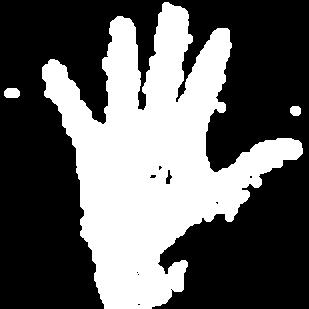
%> input picture images/feature-eval-images/105videoIm.jpg, 309 x 309 px; its folder holds only this picture in this run
$ octave saveFeatures.m   (GNU Octave 9; MATLAB toolbox functions it lacks are replaced by stand-ins)
%> lines starting %> are read from the running program, lines starting %| are printed output that depends on the picture; in (x1, y1, x2, y2) boxes, pixels count from 0 and x2, y2 are one past the last pixel; in counts of white or black regions, pixels touching at a corner belong together; the program's own positions count from 1
### lib/feature_extraction/ReadImageFeatures.m
function [features, key] = ReadImageFeatures(imageDirPath, nFeatures)
%> called with imageDirPath = './images/feature-eval-images/', nFeatures = 10

  % Read and sort key table (assumed to exist in 'imageDirPath')
  key_fileID = fopen(strcat(imageDirPath, 'keytable.txt'), 'r');
  tmpKey = textscan(key_fileID,'%s\t%d','CommentStyle','%');
  fclose(key_fileID);
  [~, idx] = sort(tmpKey{1});
  key = tmpKey{2}(idx);

  % Initialize image read loop
  files = dir(strcat(imageDirPath,'*.jpg'));
  nFiles = length(files);
  features = zeros(nFiles,nFeatures);

  % Loop over all image files in 'imageDirPath'
  for iFile = 1:nFiles
    % Read image from file and convert to logical
    filename = strcat(imageDirPath, files(iFile).name);
    binaryImg = im2bw(imread(filename));
%> binaryImg: size 309x309 logical; 37.9% white; 3 white regions, box (x1, y1, x2, y2) and area: (42, 2, 303, 309) 35944, (4, 88, 20, 98) 142, (290, 106, 301, 116) 95

    % Get object features from image
    features(iFile,:) = GetFeatures(binaryImg);
    display(strcat('Progress: ',num2str(iFile/nFiles*100),'%'));
  end

end

### lib/feature_extraction/GetFeatures.m
function features = GetFeatures(binaryImg)
% GetFeatures - Extract features from an object in a binary image.
%
% features = GetFeatures(binaryImg)
%
% binaryImg - Assumed to be a binary image where a single object is represented
% by 1's and and 0's represent the background.
%
% Features: Form factor   = Area / Perimeter^2
%           Elongatedness = Area / Thickness^2
%           Convexity     = Convex perimeter / Perimeter
%           Solidity      = Area / Convex area
%
%           Moment invariant 1 to 6 (see GetMoments.m)
%
% Note that all features invariant to translation, scaling, rotation and
% mirroring.

  %%%%% Initialization %%%%%
  structuralElement = strel('square',3);

  % Check image validity
  if ~islogical(binaryImg)
    disp('Converting image to binary format for feature extraction\n');
    binaryImg = im2bw(binaryImg);
    %binaryImg = centerobject(binaryImg);
  end

  %%%% Clean up %%%%%
  filledImg = imfill(binaryImg, 'holes');
%> filledImg: size 309x309 logical; 38% white; 3 white regions, box (x1, y1, x2, y2) and area: (42, 2, 303, 309) 36026, (4, 88, 20, 98) 142, (290, 106, 301, 116) 95
  img = padarray(filledImg, [1, 1]);
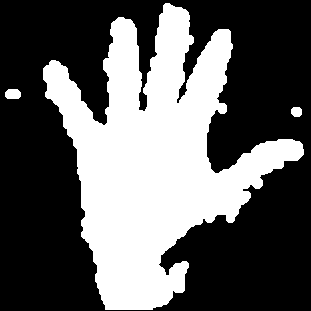
%> img: size 311x311 logical; 37.5% white; 3 white regions, box (x1, y1, x2, y2) and area: (43, 3, 304, 310) 36026, (5, 89, 21, 99) 142, (291, 107, 302, 117) 95

  %%%%% Extract object properties %%%%%
  % Object area
  area = sum(img(:));
%> area = 36263

  % Object perimeter
  perimeterImg = img - imerode(img, structuralElement);
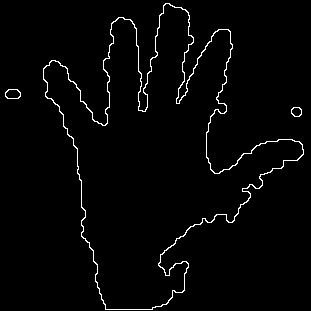
%> perimeterImg: size 311x311 double; values 0 (black) and 1 (white), 2.2% white in thin lines or dots
  perimeter = sum(perimeterImg(:));
%> perimeter = 2100

  % Convex area
  convexHullImg = bwconvhull(img);
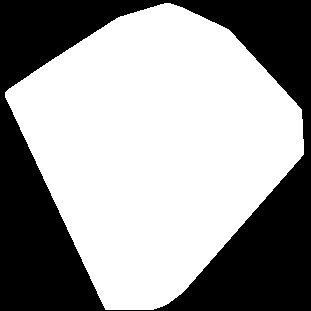
%> convexHullImg: size 311x311 logical; 60.5% white; 1 black region, box (x1, y1, x2, y2) and area: (0, 0, 311, 311) 38215
  convexArea = sum(convexHullImg(:));
%> convexArea = 58506

  % Convex perimeter
  convexPerimeterImg = convexHullImg - imerode(convexHullImg,structuralElement);
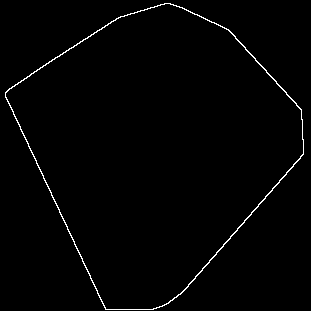
%> convexPerimeterImg: size 311x311 double; values 0 (black) and 1 (white), 1.2% white in thin lines or dots
  convexPerimeter = sum(convexPerimeterImg(:));
%> convexPerimeter = 1208

  % Thickness
  tmpImg = img;
  thickness = 0;
  while any(tmpImg(:))
    tmpImg = imerode(tmpImg, structuralElement);
    thickness = thickness + 2;
  end
%> this loop made 52 passes
%> thickness on passes 1 to 12: 2, 4, 6, 8, 10, 12, 14, 16, 18, 20, 22, 24
%> pass 1, in GetFeatures, `tmpImg = imerode(tmpImg, structuralElement);`:
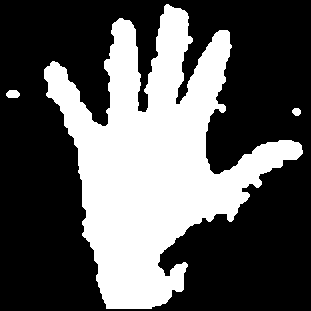
%> tmpImg: size 311x311 logical; 35.3% white; 3 white regions, box (x1, y1, x2, y2) and area: (44, 4, 303, 309) 34012, (6, 90, 20, 98) 94, (292, 108, 301, 116) 57
%> pass 2, in GetFeatures, `tmpImg = imerode(tmpImg, structuralElement);`:
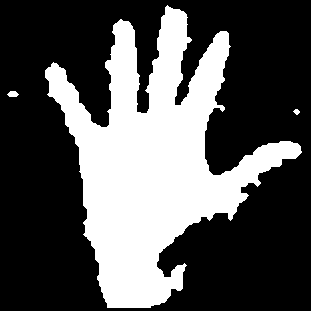
%> tmpImg: size 311x311 logical; 33.2% white; 3 white regions, box (x1, y1, x2, y2) and area: (45, 5, 302, 308) 32006, (7, 91, 19, 97) 54, (293, 109, 300, 115) 27
%> pass 3, in GetFeatures, `tmpImg = imerode(tmpImg, structuralElement);`:
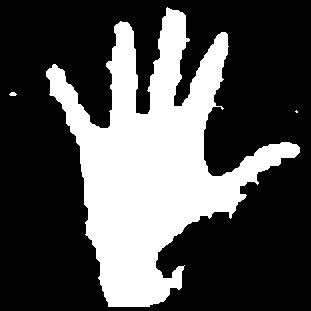
%> tmpImg: size 311x311 logical; 31.1% white; 3 white regions (1 under 20 px), largest, box (x1, y1, x2, y2) and area: (46, 7, 300, 307) 30026, (9, 92, 17, 96) 24
%> after the loop: tmpImg: size 311x311 logical; every value is 0

  %%%%% Calculate features %%%%%
  % Shape descriptors
  formFactor = area / (perimeter^2);
%> formFactor = 0.00822
  elongatedness = area / (thickness^2);
%> elongatedness = 3.35
  convexity = convexPerimeter / perimeter;
%> convexity = 0.575
  solidity = area / convexArea;
%> solidity = 0.62

  % Moment invariants
  areaMoments = GetMoments(img);
  perimeterMoments = GetMoments(perimeterImg); % No significant new info?

  features = [formFactor, elongatedness, convexity, solidity,...
              areaMoments];

end

### lib/feature_extraction/GetMoments.m
function moments = GetMoments(binaryImage)

  % Normalize pixel distribution - makes the central moments normalized
  binaryImage = binaryImage./sum(binaryImage(:));

  [yLength, xLength] = size(binaryImage);
%> yLength = 311; xLength = 311
  [Y, X] = meshgrid(yLength,xLength);

  meanX = sum(binaryImage,1) * (1:xLength)';
%> meanX = 154.9
  meanY = sum(binaryImage,2)' * (1:yLength)';
%> meanY = 158.9

  integrand = @(p,q) (X - meanX).^p .* (Y - meanY).^q .* binaryImage;

  % Compute central moments - translation and scaling invariant
  cm_11 = sum(sum( integrand(1,1) ));
%> cm_11 = 23733.8
  cm_20 = sum(sum( integrand(2,0) ));
%> cm_20 = 24364
  cm_02 = sum(sum( integrand(0,2) ));
%> cm_02 = 23119.9
  cm_30 = sum(sum( integrand(3,0) ));
%> cm_30 = 3802973
  cm_21 = sum(sum( integrand(2,1) ));
%> cm_21 = 3704605.3
  cm_12 = sum(sum( integrand(1,2) ));
%> cm_12 = 3608781.9
  cm_03 = sum(sum( integrand(0,3) ));
%> cm_03 = 3515437

  % Moment invariants - rotation and mirror invariant
  moments = zeros(1,6);
  moments(1) = cm_20 + cm_02;
  moments(2) = (cm_20 - cm_02)^2 + 4*cm_11^2;
  moments(3) = (cm_30 - 3*cm_12)^2 + (cm_03 - 3*cm_21)^2;
  moments(4) = (cm_30 + cm_12)^2 + (cm_03 + cm_21)^2;

  moments(5) = (cm_30 - 3*cm_12)*(cm_30 + cm_12) * ((cm_30 + cm_12)^2 - ...
      3*(cm_21 + cm_03)^2) + (3*cm_21 - cm_03)*(cm_21 + cm_03) * ...
      ( 3*(cm_30 + cm_12)^2 - (cm_21 + cm_03)^2 );

  moments(6) = (cm_20 - cm_02) * ( (cm_30 + cm_12)^2 - (cm_21 + cm_03)^2 ) ...
      + 4 * cm_11 * (cm_30 + cm_12) * (cm_21 + cm_03);

  % Use natural logarithm of moments to achieve numerical stability
  moments = log(moments(1:6));
%> moments = [10.77 21.54 32.3 32.3 64.61 43.07]

end

### lib/feature_extraction/saveFeatures.m
%%  Save features to .mat
clc;

% Parameters
IMAGE_DIR_PATH = './images/feature-eval-images/';
nTotalFeatures = 10;

% Get features from files
[features, key] = ReadImageFeatures(IMAGE_DIR_PATH, nTotalFeatures);
%> in GetMoments (call 2), `binaryImage = binaryImage./sum(binaryImage(:));`: binaryImage: size 311x311 double; values 0 (black) and 0.000476 (white), 2.2% white in thin lines or dots
%> in GetFeatures, `perimeterMoments = GetMoments(perimeterImg);`: perimeterMoments = [10.87 21.73 32.6 32.6 65.2 43.47]
%> in GetFeatures, `features = [formFactor, elongatedness, convexity, solidity, areaMoment..`: features = [0.00822 3.35 0.575 0.62 10.77 21.54 32.3 32.3 64.61 43.07]
%> key = [1; 0; 0; 1; 1]

% Write to file
save('./images/feature-eval-images/feature_values.mat','features','key');
display('done!')
